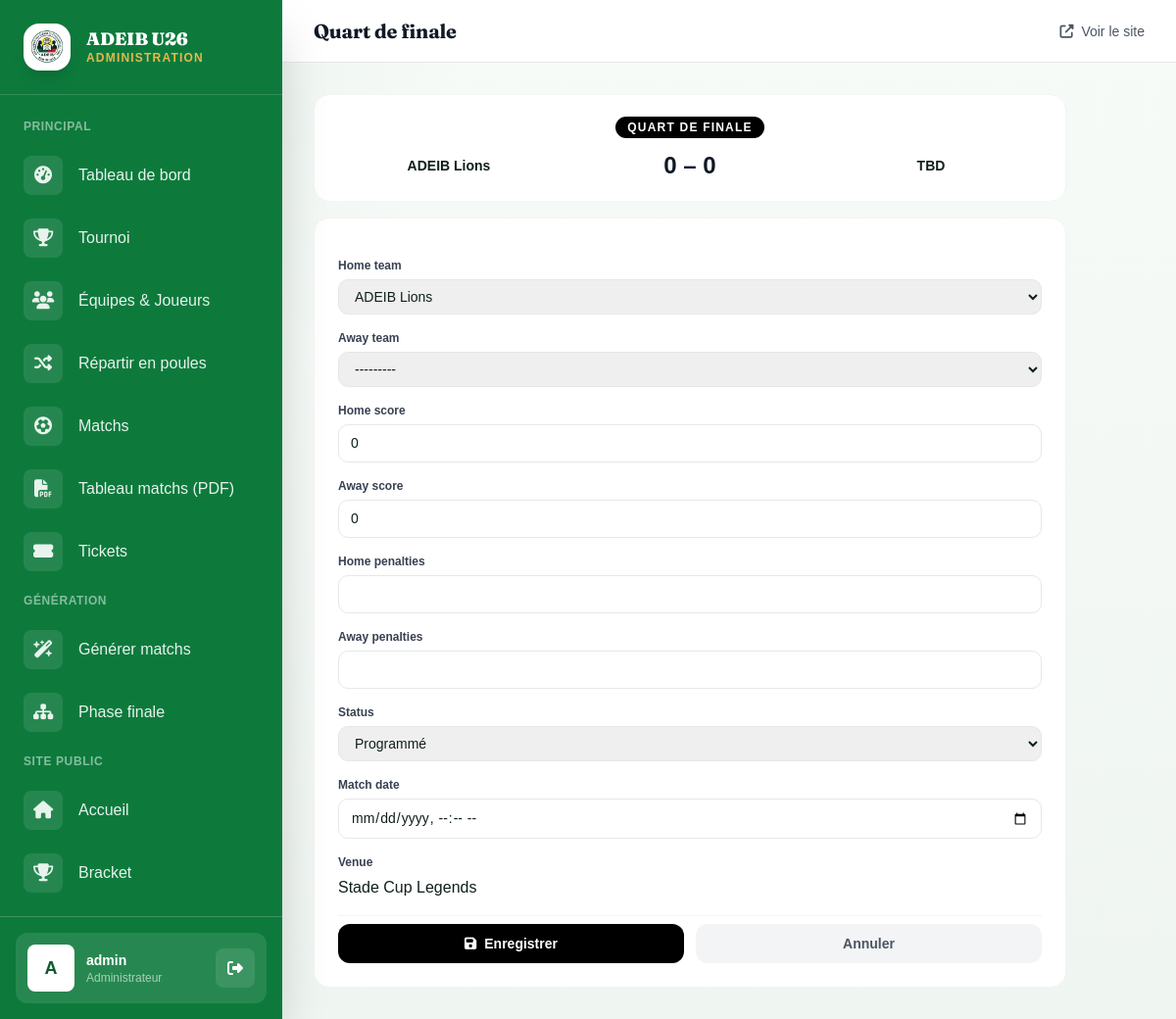
/admin-panel/knockout/9/score/ (signed in), run on the app's committed database.
### tournament/models.py (models this page shows, shortened)
class KnockoutMatch(models.Model):
    ROUND_CHOICES = [
        ('QF', 'Quart de finale'),
        ('SF', 'Demi-finale'),
        ('3RD', 'Match 3e place'),
        ('FINAL', 'Finale'),
    ]
    STATUS_CHOICES = [
        ('SCHEDULED', 'Programmé'),
        ('LIVE', 'En direct'),
        ('FINISHED', 'Terminé'),
    ]
    tournament = models.ForeignKey(Tournament, on_delete=models.CASCADE, related_name='knockout_matches')
    round = models.CharField(max_length=10, choices=ROUND_CHOICES)
    match_number = models.PositiveIntegerField(default=1)
    home_team = models.ForeignKey(Team, on_delete=models.SET_NULL, null=True, blank=True, related_name='knockout_home')
    away_team = models.ForeignKey(Team, on_delete=models.SET_NULL, null=True, blank=True, related_name='knockout_away')
    home_score = models.PositiveIntegerField(default=0)
    away_score = models.PositiveIntegerField(default=0)
    home_penalties = models.PositiveIntegerField(null=True, blank=True)
    away_penalties = models.PositiveIntegerField(null=True, blank=True)
    status = models.CharField(max_length=10, choices=STATUS_CHOICES, default='SCHEDULED')
    match_date = models.DateTimeField(null=True, blank=True)
    venue = models.CharField(max_length=200, blank=True, default='Stade Cup Legends')
    winner = models.ForeignKey(Team, on_delete=models.SET_NULL, null=True, blank=True, related_name='knockout_wins')
    stream_url = models.URLField(blank=True, null=True, verbose_name='Lien de diffusion')
    stream_platform = models.CharField(
        max_length=10, choices=STREAM_PLATFORM_CHOICES, default='YOUTUBE',
        blank=True, verbose_name='Plateforme de diffusion',
    )
    class Meta:
        verbose_name = 'Match éliminatoire'
        ordering = ['round', 'match_number']

class Team(models.Model):
    tournament = models.ForeignKey(Tournament, on_delete=models.CASCADE, related_name='teams')
    name = models.CharField(max_length=200)
    logo = models.ImageField(upload_to='teams/', blank=True, null=True)
    group = models.ForeignKey(Group, on_delete=models.SET_NULL, null=True, blank=True, related_name='teams')
    coach_name = models.CharField(max_length=200, blank=True, verbose_name='Entraîneur')
    president_name = models.CharField(max_length=200, blank=True, verbose_name='Président')
    qr_code = models.ImageField(upload_to='qrcodes/', blank=True, null=True)
    created_at = models.DateTimeField(auto_now_add=True)
    def __str__(self):
        return self.name
    class Meta:
        verbose_name = 'Équipe'
        ordering = ['name']

### tournament/views.py (the view)
# urls.py: path('admin-panel/knockout/<int:pk>/score/', views.admin_knockout_score, name='admin_knockout_score'),
@login_required
@user_passes_test(is_admin)
def admin_knockout_score(request, pk):
    match = get_object_or_404(KnockoutMatch, pk=pk)
    if request.method == 'POST':
        form = KnockoutMatchForm(request.POST, instance=match)
        if form.is_valid():
            m = form.save()
            m.determine_winner()
            _advance_knockout(m)
            messages.success(request, 'Score éliminatoire mis à jour.')
            return redirect('bracket')
    else:
        form = KnockoutMatchForm(instance=match)
    return render(request, 'admin_panel/knockout_form.html', {'form': form, 'match': match})

### tournament/forms.py
class KnockoutMatchForm(forms.ModelForm):
    class Meta:
        model = KnockoutMatch
        fields = ['home_team', 'away_team', 'home_score', 'away_score',
                  'home_penalties', 'away_penalties', 'status', 'match_date', 'venue']
        widgets = {
            'match_date': forms.DateTimeInput(attrs={'type': 'datetime-local'}),
            'home_score': forms.NumberInput(attrs={'min': 0}),
            'away_score': forms.NumberInput(attrs={'min': 0}),
            'home_penalties': forms.NumberInput(attrs={'min': 0}),
            'away_penalties': forms.NumberInput(attrs={'min': 0}),
        }

### tournament/context_processors.py (called while the page is built)
def active_tournament(request):
    today = timezone.localdate()
    active = Tournament.objects.filter(is_active=True)
    tournament = active.filter(
        start_date__isnull=False,
        end_date__isnull=False,
        start_date__lte=today,
        end_date__gte=today,
    ).order_by('start_date').first()
    if tournament is None:
        tournament = active.filter(
            start_date__isnull=False,
            start_date__gte=today,
        ).order_by('start_date').first()
    if tournament is None:
        tournament = active.order_by('-start_date', '-id').first()
    return {'tournament': tournament}

### tournament/views.py (called while the page is built)
def is_admin(user):
    return user.is_staff or user.is_superuser

### templates/admin_panel/knockout_form.html (shortened to what this page needs)
{% extends 'admin_panel/base_admin.html' %}
{% block page_title %}{{ match.get_round_display }}{% endblock %}
{% block content %}
<div class="w-full max-w-3xl">
  <div class="bg-white rounded-2xl border border-gray-100 p-5 mb-4">
    <div class="text-center mb-3">
      <span class="text-xs font-black uppercase tracking-widest px-3 py-1 rounded-full text-white bg-black">
        {{ match.get_round_display }}
      </span>
    </div>
    <div class="grid grid-cols-3 items-center gap-3 text-center">
      <div>
        <div class="font-black text-sm">{{ match.home_team.name|default:"TBD" }}</div>
      </div>
      <div class="text-2xl font-black text-gray-900">
        {{ match.home_score }} – {{ match.away_score }}
      </div>
      <div>
        <div class="font-black text-sm">{{ match.away_team.name|default:"TBD" }}</div>
      </div>
    </div>
  </div>
  <div class="bg-white rounded-2xl border border-gray-100 p-6">
    <form method="post" class="space-y-4">
      {% for field in form %}
      <div>
        <label class="block text-xs font-bold text-gray-700 mb-1.5">{{ field.label }}</label>
        {{ field }}
      </div>
      {% endfor %}
      <div class="flex gap-3 pt-2 border-t border-gray-100">
        <button type="submit" class="flex-1 py-2.5 rounded-xl text-white text-sm font-bold bg-black">
          <i class="fas fa-save mr-2"></i>Enregistrer
        </button>
        <a href="{% url 'bracket' %}" class="flex-1 py-2.5 rounded-xl text-gray-600 text-sm font-bold text-center bg-gray-100 hover:bg-gray-200 transition-colors">
          Annuler
        </a>
      </div>
    </form>
  </div>
</div>
{% endblock %}

### templates/admin_panel/base_admin.html (shortened to what this page needs)
{% load static %}
<!DOCTYPE html>
<html lang="fr">
<head>
  <script src="https://cdn.tailwindcss.com"></script>
  <link rel="stylesheet" href="{% static 'css/style.css' %}">
  <link rel="stylesheet" href="https://cdnjs.cloudflare.com/ajax/libs/font-awesome/6.5.0/css/all.min.css">
</head>
<body class="bg-gray-50 min-h-screen">
<aside id="adminSidebar" class="sidebar fixed top-0 left-0 h-full w-72 z-40 -translate-x-full lg:translate-x-0 shadow-2xl flex flex-col">
  <div class="flex items-center gap-4 px-6 py-6 border-b border-white/15">
    <div class="w-12 h-12 bg-white rounded-2xl flex items-center justify-center overflow-hidden shadow-lg">
      <img src="{% static 'images/adeib_logo.png' %}" alt="ADEIB" class="w-full h-full object-contain p-1"
           onerror="this.outerHTML='<span class=\'text-[#0d7a3c] font-black text-2xl\'>A</span>'">
    </div>
    <div>
      <div class="text-white font-heading font-black text-lg leading-tight">ADEIB U26</div>
      <div class="text-[#e7b84b] text-xs tracking-widest uppercase font-semibold">Administration</div>
    </div>
  </div>
  <nav class="flex-1 overflow-y-auto py-4 px-3 space-y-1">
    <div class="px-3 py-2 text-white/50 text-xs font-bold uppercase tracking-wider">Principal</div>
    <a href="{% url 'admin_dashboard' %}" class="sidebar-link flex items-center gap-4 px-3 py-2.5 text-white/90 hover:text-white font-medium" data-sidebar>
      <div class="ic w-10 h-10 bg-white/10 rounded-lg flex items-center justify-center"><i class="fas fa-tachometer-alt text-lg"></i></div>
      <span>Tableau de bord</span>
    </a>
    <a href="{% url 'admin_tournament_setup' %}" class="sidebar-link flex items-center gap-4 px-3 py-2.5 text-white/90 hover:text-white font-medium" data-sidebar>
      <div class="ic w-10 h-10 bg-white/10 rounded-lg flex items-center justify-center"><i class="fas fa-trophy text-lg"></i></div>
      <span>Tournoi</span>
    </a>
    <a href="{% url 'admin_teams' %}" class="sidebar-link flex items-center gap-4 px-3 py-2.5 text-white/90 hover:text-white font-medium" data-sidebar>
      <div class="ic w-10 h-10 bg-white/10 rounded-lg flex items-center justify-center"><i class="fas fa-users text-lg"></i></div>
      <span>Équipes &amp; Joueurs</span>
    </a>
    <a href="{% url 'admin_distribute_groups' %}" class="sidebar-link flex items-center gap-4 px-3 py-2.5 text-white/90 hover:text-white font-medium"
       onclick="return confirm('Répartir automatiquement les équipes en poules de 4 ?');">
      <div class="ic w-10 h-10 bg-white/10 rounded-lg flex items-center justify-center"><i class="fas fa-shuffle text-lg"></i></div>
      <span>Répartir en poules</span>
    </a>
    <a href="{% url 'admin_matches' %}" class="sidebar-link flex items-center gap-4 px-3 py-2.5 text-white/90 hover:text-white font-medium" data-sidebar>
      <div class="ic w-10 h-10 bg-white/10 rounded-lg flex items-center justify-center"><i class="fas fa-futbol text-lg"></i></div>
      <span>Matchs</span>
    </a>
    <a href="{% url 'admin_matches_pdf' %}" class="sidebar-link flex items-center gap-4 px-3 py-2.5 text-white/90 hover:text-white font-medium" data-sidebar>
      <div class="ic w-10 h-10 bg-white/10 rounded-lg flex items-center justify-center"><i class="fas fa-file-pdf text-lg"></i></div>
      <span>Tableau matchs (PDF)</span>
    </a>
    <a href="{% url 'admin_tickets' %}" class="sidebar-link flex items-center gap-4 px-3 py-2.5 text-white/90 hover:text-white font-medium" data-sidebar>
      <div class="ic w-10 h-10 bg-white/10 rounded-lg flex items-center justify-center"><i class="fas fa-ticket-alt text-lg"></i></div>
      <span>Tickets</span>
    </a>
    <div class="px-3 py-2 text-white/50 text-xs font-bold uppercase tracking-wider mt-5">Génération</div>
    <a href="{% url 'admin_generate_matches' %}" class="sidebar-link flex items-center gap-4 px-3 py-2.5 text-white/90 hover:text-white font-medium">
      <div class="ic w-10 h-10 bg-white/10 rounded-lg flex items-center justify-center"><i class="fas fa-wand-magic-sparkles text-lg"></i></div>
      <span>Générer matchs</span>
    </a>
    <a href="{% url 'admin_generate_knockout' %}" class="sidebar-link flex items-center gap-4 px-3 py-2.5 text-white/90 hover:text-white font-medium">
      <div class="ic w-10 h-10 bg-white/10 rounded-lg flex items-center justify-center"><i class="fas fa-sitemap text-lg"></i></div>
      <span>Phase finale</span>
    </a>
    <div class="px-3 py-2 text-white/50 text-xs font-bold uppercase tracking-wider mt-5">Site public</div>
    <a href="{% url 'home' %}" class="sidebar-link flex items-center gap-4 px-3 py-2.5 text-white/90 hover:text-white font-medium">
      <div class="ic w-10 h-10 bg-white/10 rounded-lg flex items-center justify-center"><i class="fas fa-home text-lg"></i></div>
      <span>Accueil</span>
    </a>
    <a href="{% url 'bracket' %}" class="sidebar-link flex items-center gap-4 px-3 py-2.5 text-white/90 hover:text-white font-medium">
      <div class="ic w-10 h-10 bg-white/10 rounded-lg flex items-center justify-center"><i class="fas fa-trophy text-lg"></i></div>
      <span>Bracket</span>
    </a>
  </nav>
  <div class="px-4 py-4 border-t border-white/20">
    <div class="flex items-center gap-3 bg-white/10 rounded-xl p-3">
      <div class="w-12 h-12 bg-white rounded-lg flex items-center justify-center text-[#0d5c2e] font-black text-lg">
        {{ request.user.username|first|upper }}
      </div>
      <div class="flex-1 min-w-0">
        <div class="text-white font-bold text-sm truncate">{{ request.user.username }}</div>
        <div class="text-white/60 text-xs">Administrateur</div>
      </div>
      <a href="/admin/logout/" class="w-10 h-10 bg-white/10 rounded-lg flex items-center justify-center text-white hover:bg-white/20 transition-colors">
        <i class="fas fa-sign-out-alt"></i>
      </a>
    </div>
  </div>
</aside>
<div class="lg:ml-72 min-h-screen flex flex-col">
  <header class="glass sticky top-0 z-20 border-b border-gray-200 px-4 lg:px-8 h-16 flex items-center gap-4">
    <div class="flex-1">
      <h2 class="font-heading font-bold text-xl text-gray-900">{% block page_title %}Administration{% endblock %}</h2>
    </div>
    <a href="{% url 'home' %}" target="_blank" class="hidden sm:flex items-center gap-2 text-gray-600 hover:text-gray-900 font-medium text-sm">
      <i class="fas fa-external-link-alt"></i>
      <span class="hidden md:inline">Voir le site</span>
    </a>
  </header>
  <main class="flex-1 p-4 lg:p-8">
    {% block content %}{% endblock %}
  </main>
</div>
</body>
</html>

### static/css/style.css (style rules this page uses)
:root { --green: #0d5c2e; --green-dark: #07361a; --green-soft: #f0f7f3; --green-light: #e8f5ee; --ink: #102018; --muted: #64748b; --line: #dbe6dd; --surface: rgba(255, 255, 255, 0.82); --red: #dc2626; --yellow: #ca8a04; }
* { font-family: Arial, Helvetica, sans-serif; }
body { color: var(--ink); background: radial-gradient(circle at top left, rgba(13, 92, 46, 0.08), transparent 30%), linear-gradient(180deg, #f7fbf8 0%, #eff5f1 100%); }
input, select, textarea { font-family: Arial, Helvetica, sans-serif !important; }

### templates/admin_panel/base_admin.html (style rules this page uses)
body { font-family: 'Plus Jakarta Sans', system-ui, sans-serif; }
h1, h2, h3, h4, h5, h6, .font-heading { font-family: 'Fraunces', Georgia, serif; letter-spacing: -0.01em; }
.sidebar { background: #0d7a3c; }
.sidebar-link { position: relative; border-radius: 14px; }
.sidebar-link::before { content: ''; position: absolute; left: 6px; top: 18%; bottom: 18%; width: 4px; border-radius: 4px; background: #e7b84b; display: none; }
.glass { background: #ffffff; }

### templates/admin_panel/knockout_form.html (style rules this page uses)
input[type=number], input[type=datetime-local], select { display:block; width:100%; border:1px solid #e5e7eb; border-radius:10px; padding:8px 12px; font-size:.875rem; outline:none; transition:border-color .15s; }
select { appearance:auto; }

### data on the page
KnockoutMatch: round "Quart de finale", round "QUART DE FINALE", home_team.name "ADEIB Lions", home_score "0", away_score "0", away_team.name "TBD", form "ADEIB Lions" "---------" "0" "0" "Programmé" "Stade Cup Legends"

### other printed values
{{ request.user.username|first|upper }} "A"
{{ request.user.username }} "admin"
{{ field.label }} "Home team" "Away team" "Home score" "Away score" "Home penalties" "Away penalties" "Status" "Match date" "Venue"
